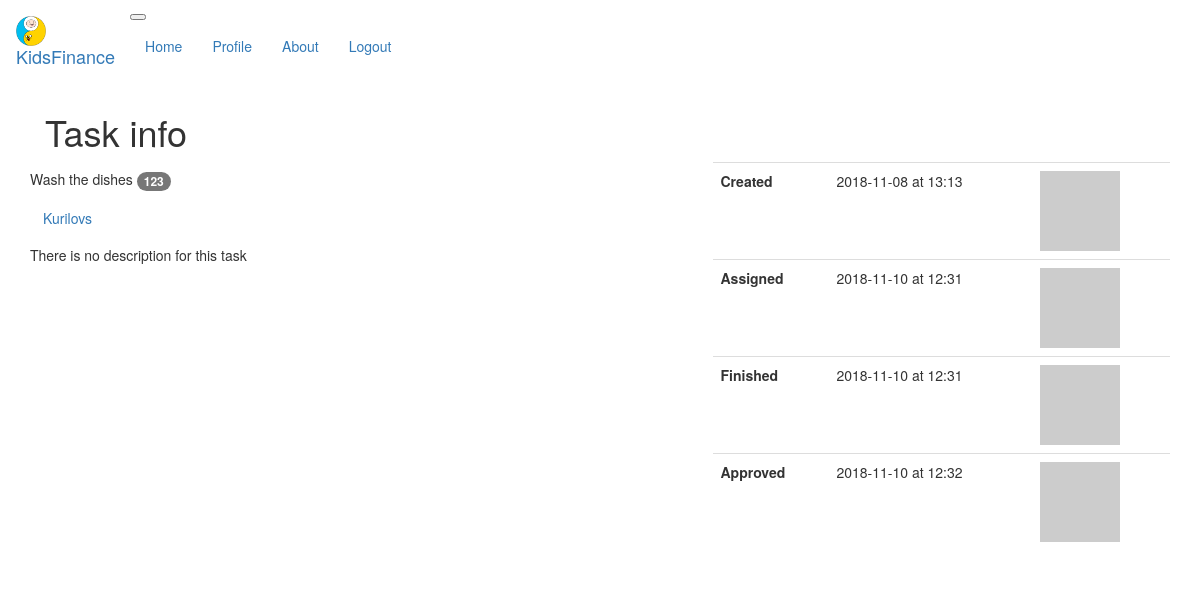
Page /task_info/2 (signed in) on the committed database.
### app/models.py (models this page shows, shortened)
class Task(db.Model):
    id = db.Column(db.Integer, primary_key=True)
    taskname = db.Column(db.String(35))
    body = db.Column(db.String(140))
    timestamp = db.Column(db.DateTime, index=True, default=datetime.utcnow)
    user_id = db.Column(db.Integer, db.ForeignKey('user.id'))
    gold = db.Column(db.Integer)
    team = db.Column(db.Integer, default=1)
    groups = db.relationship(
        'Group', secondary=tasks_to_groups,
        backref='tasks')
    tracking = db.relationship('TaskTrack', uselist=False, backref='task')

class Group(db.Model):
    id = db.Column(db.Integer, primary_key=True)
    groupname = db.Column(db.String(20), unique=True)
    description = db.Column(db.String(140))
    owner_id = db.Column(db.Integer, db.ForeignKey('user.id'))

class TaskTrack(db.Model):
    id = db.Column(db.Integer, primary_key=True)
    task_id = db.Column(db.Integer, db.ForeignKey('task.id'))
    created = db.Column(db.DateTime, index=True, default=datetime.utcnow)
    accepted = db.Column(db.DateTime)
    done = db.Column(db.DateTime)
    approved = db.Column(db.DateTime)

### app/routes.py (the view)
@app.route('/task_info/<task_id>')
@login_required
def task_info(task_id):
    task = Task.query.filter_by(id=task_id).first()
    return render_template('task_info.html', title='Task Info', task=task)

### app/models.py (called while the page is built)
@login.user_loader
def load_user(id):
    return User.query.get(int(id))

    def avatar(self, size):
        digest = md5(self.email.lower().encode('utf-8')).hexdigest()
        return 'https://www.gravatar.com/avatar/{}?d=identicon&s={}'.format(
            digest, size)

### app/routes.py (called while the page is built)
@app.before_request
def before_request():
    if current_user.is_authenticated:
        current_user.last_seen = datetime.utcnow()
        db.session.commit()

### app/templates/task_info.html (shortened to what this page needs)
{% extends 'base.html' %}
{% block page_content %}
<div class="container">
  <h1>Task info</h1>
</div>
<div class="row justify-content-around">
  <div class="col-md-7">
    <div class="card ">
      <div class="card-header">
        <h5 nowrap >{{ task.taskname }}
          <span class="badge badge-warning badge-pill">{{ task.gold }}
          </span>
        </h5>
      </div>
      <div class="card-body">
        <h6 class="card-title">
          <div class="btn-toolbar" role="toolbar" aria-label="Toolbar with button groups">
          <div class="btn-group mr-2" role="group" aria-label="First group">
            {% for group in task.groups %}
            <a href="{{ url_for('group', groupname=group.groupname) }}" class="btn btn-secondary">
              {{ group.groupname }}
            </a>
            {% endfor %}
          </div>
        </h6>
        <p class="card-text">
          {% if task.body %}
          {{ task.body }}
          {% else %}
          There is no description for this task
          {% endif %}
        </p>
      </div>
    </div>
  </div>
<div class="col-md-5">
<table class="table border rounded">
    <tr>
      <th scope="row">Created</th>
      <td>{{ task.tracking.created.strftime('%Y-%m-%d at %H:%M') }}</td>
      <td>
        <a href="{{ url_for('user', username=task.author.username) }}">
          <img src="{{ task.author.avatar(36) }}">
        </a>
      </td>
    </tr>
    <tr>
      <th scope="row">Assigned</th>
      {% if task.tracking.accepted %}
      <td>{{ task.tracking.accepted.strftime('%Y-%m-%d at %H:%M') }}</td>
      <td>
        <a href="{{ url_for('user', username=task.holders[0].username) }}">
          <img src="{{ task.holders[0].avatar(36) }}">
        </a>
      </td>
      {% else %}
        <td>task not accepted yet</td>
        <td></td>
      {% endif %}
    </tr>
    <tr>
      <th scope="row">Finished</th>
      {% if task.tracking.done %}
      <td>{{ task.tracking.done.strftime('%Y-%m-%d at %H:%M') }}</td>
      <td>
        <a href="{{ url_for('user', username=task.holders[0].username) }}">
          <img src="{{ task.holders[0].avatar(36) }}">
        </a>
      </td>
      {% else %}
        <td>task not finished yet</td>
        <td></td>
      {% endif %}
    </tr>
    <tr>
      <th scope="row">Approved</th>
      {% if task.tracking.approved %}
      <td>{{ task.tracking.approved.strftime('%Y-%m-%d at %H:%M') }}</td>
      <td>
        <a href="{{ url_for('user', username=task.holders[0].username) }}">
          <img src="{{ task.author.avatar(36) }}">
        </a>
      </td>
      {% else %}
        <td>task not approved yet</td>
        <td></td>
      {% endif %}
    </tr>
</div>
</div>
</div>
{% endblock %}

### rows in the picture
Task: taskname "Wash the dishes", gold "123"
Group: groupname "Kurilovs"
TaskTrack: tracking.created "2018-11-08 at 13:13", tracking.accepted "2018-11-10 at 12:31", tracking.done "2018-11-10 at 12:31", tracking.approved "2018-11-10 at 12:32"
